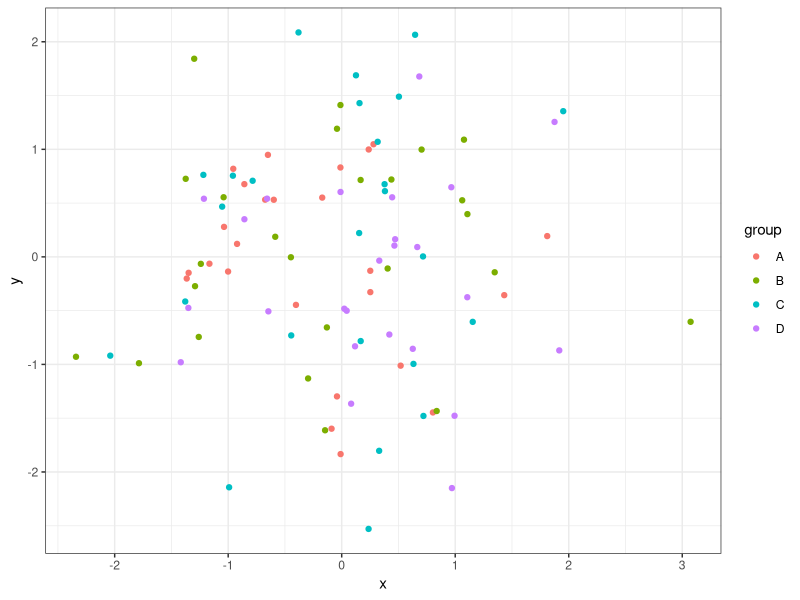
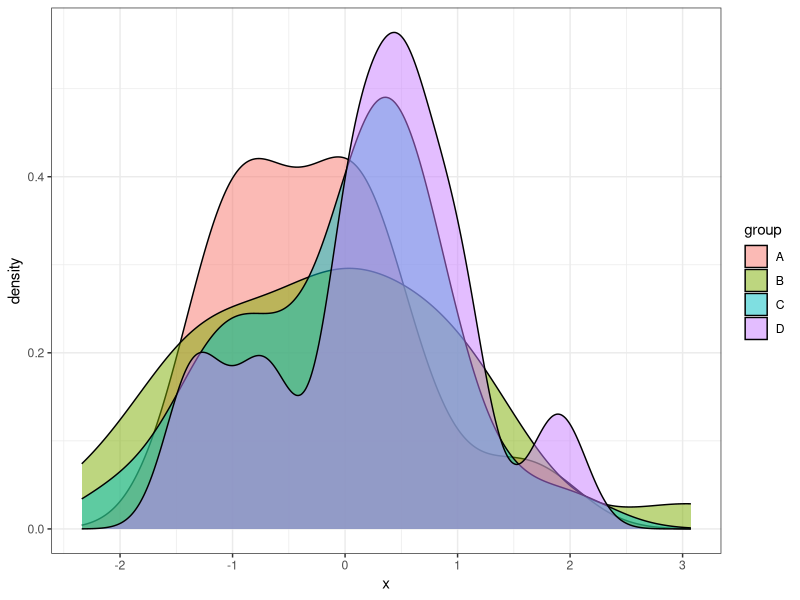
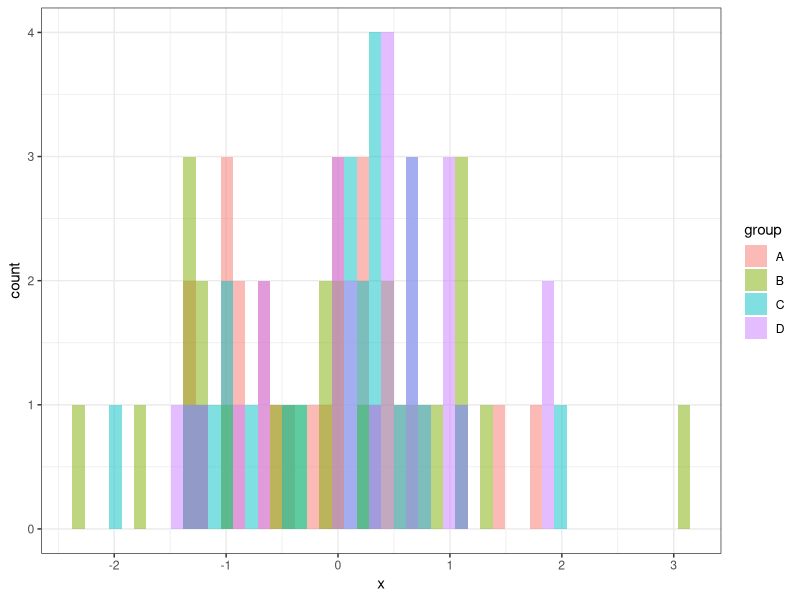
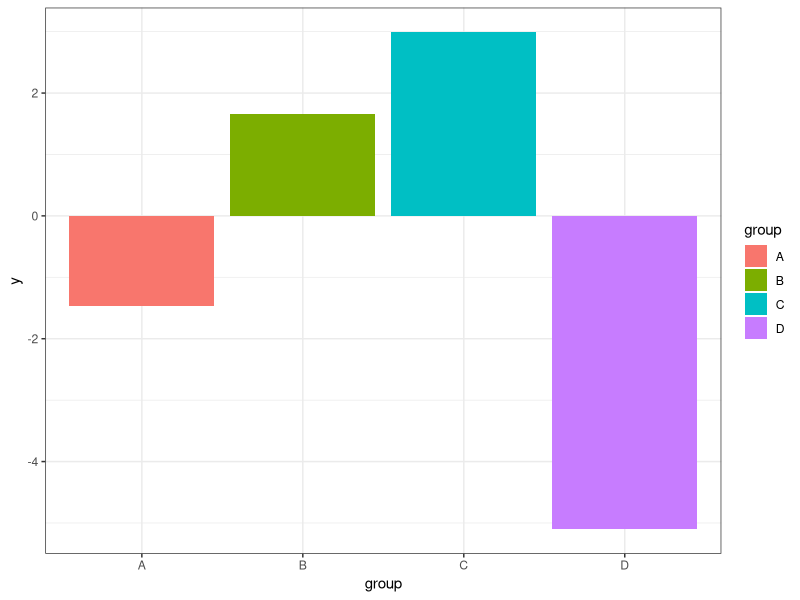
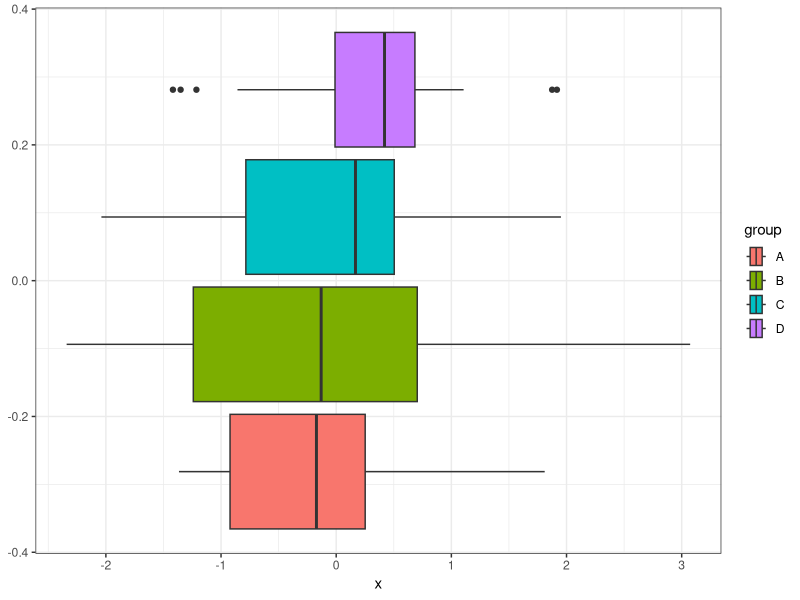
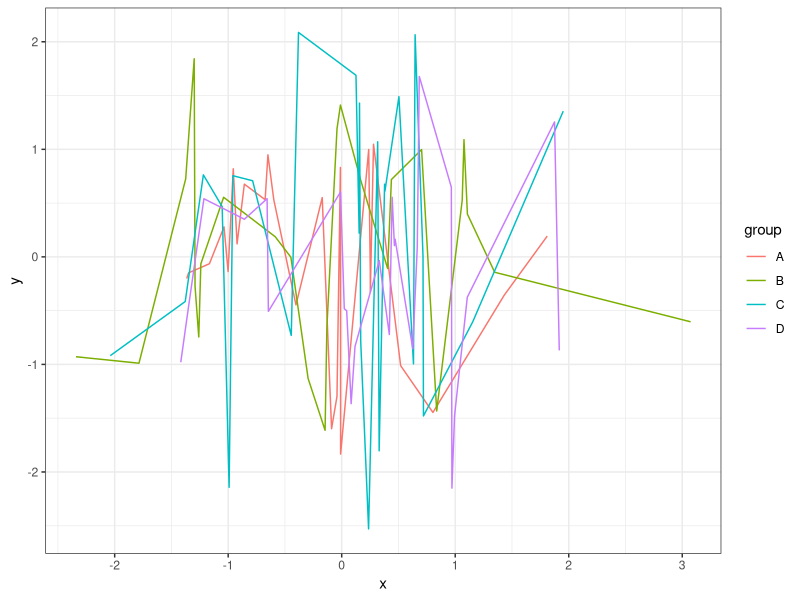

Generate these figures, in order, with R:


library("ggplot2")



set.seed(926853)                           # Set random seed
data <- data.frame(x = rnorm(100),         # Create example data frame
                   y = rnorm(100),
                   group = LETTERS[1:4])
head(data)                                 # Print head of example data frame






ggplot(data,                               # theme_bw scatterplot
       aes(x = x,
           y = y,
           col = group)) +
  geom_point() +
  theme_bw()


ggplot(data,                               # theme_bw density plot
       aes(x = x,
           fill = group)) +
  geom_density(alpha = 0.5) +
  theme_bw()




ggplot(data,                               # theme_bw histogram
       aes(x = x,
           fill = group)) +
  geom_histogram(alpha = 0.5,
                 position = "identity",
                 bins = 50) +
  theme_bw()



ggplot(aggregate(y ~ group, data, sum),    # theme_bw barplot
       aes(x = group,
           y = y,
           fill = group)) +
  geom_bar(stat = "identity") +
  theme_bw()



ggplot(data,                               # theme_bw boxplot
       aes(x = x,
           fill = group)) +
  geom_boxplot() +
  theme_bw()




ggplot(data,                               # theme_bw line plot
       aes(x = x,
           y = y,
           col = group)) +
  geom_line() +
  theme_bw()